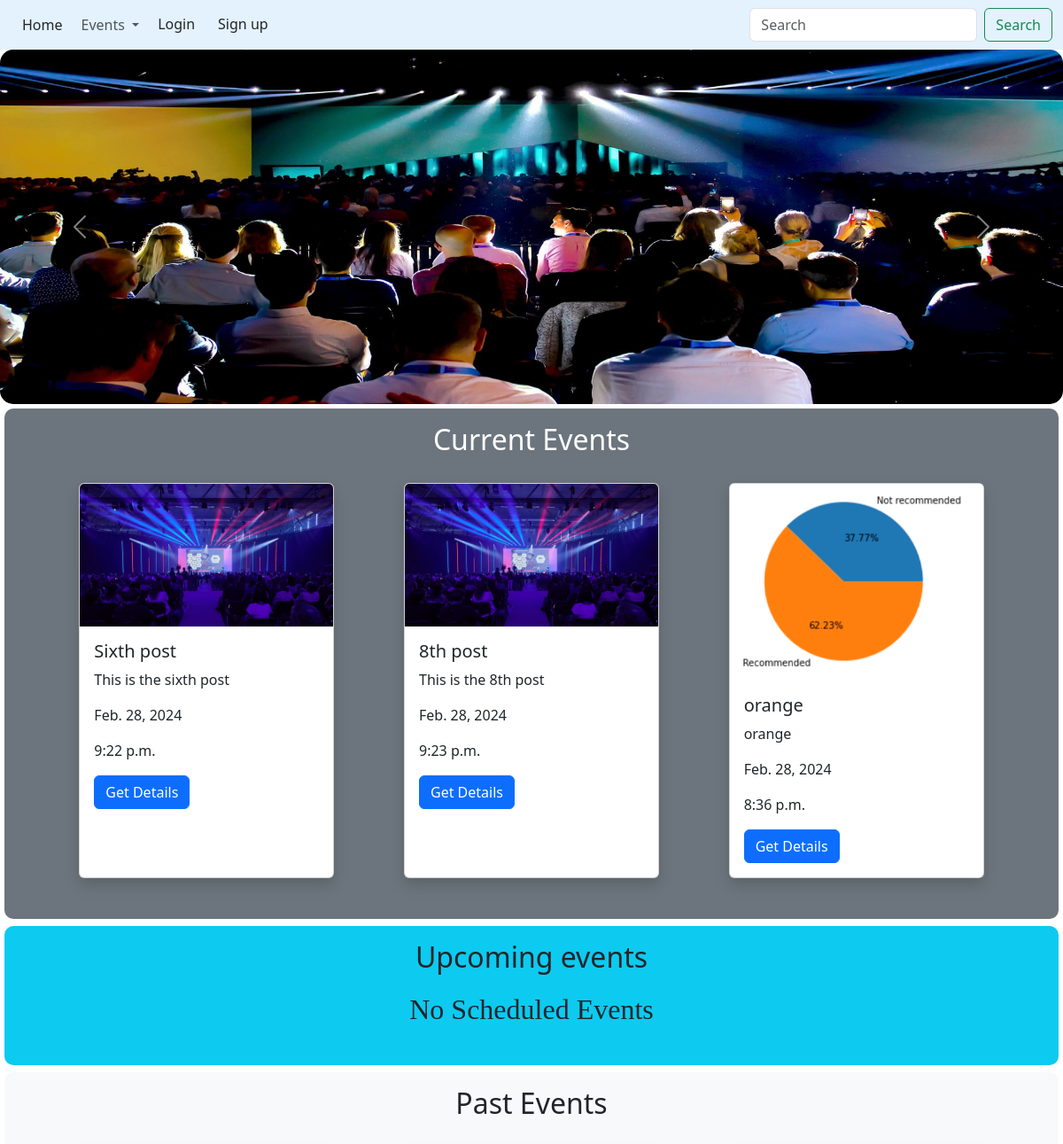
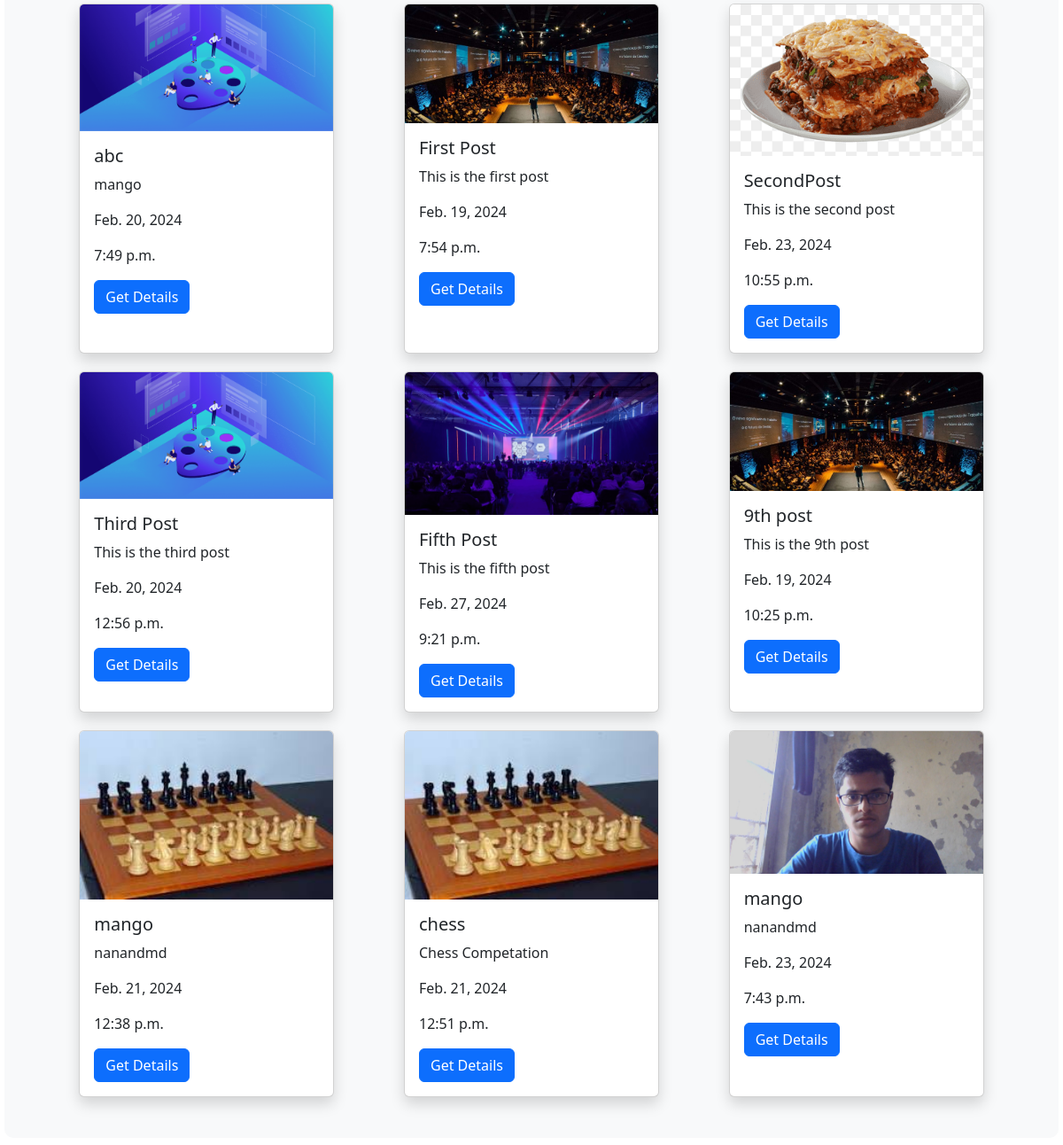
The page / on the database its author committed (2 pictures, top to bottom).
### socialpost/models.py (models this page shows)
class posts(models.Model):
    title=models.CharField(max_length=10)
    discription=models.TextField()
    details=models.TextField(null=True)
    date=models.DateField()
    time=models.TimeField()
    file=models.FileField(upload_to='postsimage/',max_length=250,null=True,default=None)
    userid = models.ForeignKey(User, on_delete=models.CASCADE,to_field='username')

### socialpost/views.py (the view)
# urls.py: 2. Add a URL to urlpatterns:  path('', views.home, name='home')
def home(request):
    all_posts = posts.objects.all()
    current_date = datetime.now()
    posts_for_today = posts.objects.filter(date=current_date)
    posts_for_feature=posts.objects.filter(date__gt=current_date)
    posts_for_past = posts.objects.filter(date__lt=current_date)
    print(posts_for_past)
    data={"all_posts":all_posts,
          "current_date":current_date,
          "posts_for_today":posts_for_today,
          "posts_for_feature":posts_for_feature,
          "posts_for_past": posts_for_past}
    return render(request,"homepage.html",data)

### templates/homepage.html (shortened to what this page needs)
<!DOCTYPE html>
<html lang="en">
{% load static %}
<head>
    <link href="https://cdn.jsdelivr.net/npm/bootstrap@5.3.2/dist/css/bootstrap.min.css" rel="stylesheet"
>
    <link rel="stylesheet" type="text/css" href="{% static  'css/home.css' %}">
</head>
<body>
    <div class="main">
        <nav class="navbar navbar-expand-lg navbar-light" style="background-color: #e3f2fd;">
            <div class="container-fluid">
                <a class="btn btn btn3" href="#">Home</a>
                <div class="collapse navbar-collapse" id="navbarSupportedContent">
                    <ul class="navbar-nav me-auto mb-2 mb-lg-0">
                        <li class="nav-item dropdown">
                            <a class="nav-link dropdown-toggle" href="#" id="navbarDropdown" role="button"
                                data-bs-toggle="dropdown" aria-expanded="false">
                                Events
                            </a>
                        </li>
                        <li class="nav-item">
                            <a href="loginform" class="btn btn btn1" target="_blank">Login </a>
                        </li>
                        <li class="nav-item">
                            <a href="signupform" class="btn btn btn1" target="_blank">Sign up</a>
                        </li>
                    </ul>
                    <form class="d-flex">
                        <input class="form-control me-2" type="search" placeholder="Search" aria-label="Search">
                        <button class="btn btn-outline-success" type="submit">Search</button>
                    </form>
                </div>
            </div>
        </nav>
        <div class="carousel-container">
            <div id="carouselExampleControls" class="carousel slide" data-bs-ride="carousel">
                <div class="carousel-inner">
                    <div class="carousel-item active" x;>
                        <img src="show1" class="d-block w-100 " style="height: 50vh;  border-radius: 15px;" alt="...">
                    </div>
                </div>
                <button class="carousel-control-prev" type="button" data-bs-target="#carouselExampleControls"
                    data-bs-slide="prev">
                    <span class="carousel-control-prev-icon" aria-hidden="true"></span>
                </button>
                <button class="carousel-control-next" type="button" data-bs-target="#carouselExampleControls"
                    data-bs-slide="next">
                    <span class="carousel-control-next-icon" aria-hidden="true"></span>
                </button>
            </div>
        </div>
        <div class="content">
            <div class="p-3 mb-2 bg-secondary text-white event-content" id="currentevents">
                <div class="container" >
                    <h2 style="text-align: center;">Current Events</h2>
                    <div class="currentevents d-flex flex-wrap justify-content-around">
                        {% for post in posts_for_today%}
                        {% if post.date|date:"Y-m-d" == current_date|date:"Y-m-d" %}
                        <div class="card shadow" style="width: 18rem;">
                            <img src="/media/{{post.file}}" class="card-img-top" alt="no photo uploaded/post photo">
                            <div class="card-body">
                                <h5 class="card-title">{{post.title}}</h5>
                                <p class="card-text"> {{post.discription}} </p>
                                <p>{{post.date}}</p>
                                <p>{{post.time}}</p>
                                <a href="{% url 'moredetails' %}?postid={{post.id}}" class="btn btn-primary" target="_blank">Get Details</a>
                            </div>
                        </div>
                        {% endif %}
                        {% empty %}
                        <h2 style="font-family: Cambria, Cochin, Georgia, Times, 'Times New Roman', serif;">No Events
                            Today</h2>
                        {% endfor %}
                    </div>
                </div>
            </div>
        <div class="p-3 mb-2 bg-info text-dark event-content" id="upcomingevents">
            <div class="container" style="width: 100vw;">
                <h2 style="text-align: center;">Upcoming events</h2>
                <div class="currentevents d-flex flex-wrap justify-content-around" id="upcomingevents">
                    {% for post in posts_for_feature%}
                    <div class="card shadow" style="width: 18rem;">
                        <img src="/media/{{post.file}}" class="card-img-top" alt="no photo uploaded/post photo">
                        <div class="card-body">
                            <h5 class="card-title">{{post.title}}</h5>
                            <p class="card-text"> {{post.discription}} </p>
                            <p>{{post.date}}</p>
                            <p>{{post.time}}</p>
                            <a href="{% url 'moredetails' %}?postid={{post.id}}" class="btn btn-primary" target="_blank">Get Details</a>
                        </div>
                    </div>
                    {% empty %}
                    <h2 style="font-family: Cambria, Cochin, Georgia, Times, 'Times New Roman', serif;">No Scheduled
                        Events</h2>
                    {% endfor %}
                </div>
            </div>
        </div>
        <div class="p-3 mb-2 bg-light text-dark event-content" id="pastevents">
            <div class="container">
                <h2 style="text-align: center;">Past Events</h2>
                <div class="currentevents d-flex flex-wrap justify-content-around" id="upcomingevents">
                    {% for post in all_posts%}
                    {% if post.date|date:"Y-m-d" < current_date|date:"Y-m-d" %}
                     <div class="card shadow"
                        style="width: 18rem;">
                        <img src="/media/{{post.file}}" class="card-img-top" alt="no photo uploaded/post photo  ">
                        <div class="card-body">
                            <h5 class="card-title">{{post.title}}</h5>
                            <p class="card-text"> {{post.discription}} </p>
                            <p>{{post.date}}</p>
                            <p>{{post.time}}</p>
                            <a href="{% url 'moredetails' %}?postid={{post.id}}" class="btn btn-primary" target="_blank">Get Details</a>
                        </div>
                </div>
                   {% endif %}
                {% empty %}
                <h2 style="font-family: Cambria, Cochin, Georgia, Times, 'Times New Roman', serif;">No Past
                    Events</h2>
                {% endfor %}
            </div>
        </div>
    </div>
    </div>
    </div>
</body>
</html>

### static/css/home.css (style rules this page uses)
* { padding: 0; margin: 0; }
.currentevents { margin: 20px; }
.card { margin: 10px; }
.container { width: 100%; padding: 0; }
.main { width: 100%; }
.content { margin: 5px; }
.event-content { border-radius: 10px; }

### rows shown on the page
posts: file (picture), title "Sixth post", discription "This is the sixth post", date "Feb. 28, 2024", time "9:22 p.m."
posts: file (picture), title "8th post", discription "This is the 8th post", date "Feb. 28, 2024", time "9:23 p.m."
posts: file (picture), title "orange", discription "orange", date "Feb. 28, 2024", time "8:36 p.m."
posts: file (picture), title "abc", discription "mango", date "Feb. 20, 2024", time "7:49 p.m."
posts: file (picture), title "First Post", discription "This is the first post", date "Feb. 19, 2024", time "7:54 p.m."
posts: file (picture), title "SecondPost", discription "This is the second post", date "Feb. 23, 2024", time "10:55 p.m."
posts: file (picture), title "Third Post", discription "This is the third post", date "Feb. 20, 2024", time "12:56 p.m."
posts: file (picture), title "Fifth Post", discription "This is the fifth post", date "Feb. 27, 2024", time "9:21 p.m."
posts: file (picture), title "9th post", discription "This is the 9th post", date "Feb. 19, 2024", time "10:25 p.m."
posts: file (picture), title "mango", discription "nanandmd", date "Feb. 21, 2024", time "12:38 p.m."
posts: file (picture), title "chess", discription "Chess Competation", date "Feb. 21, 2024", time "12:51 p.m."
posts: file (picture), title "mango", discription "nanandmd", date "Feb. 23, 2024", time "7:43 p.m."
